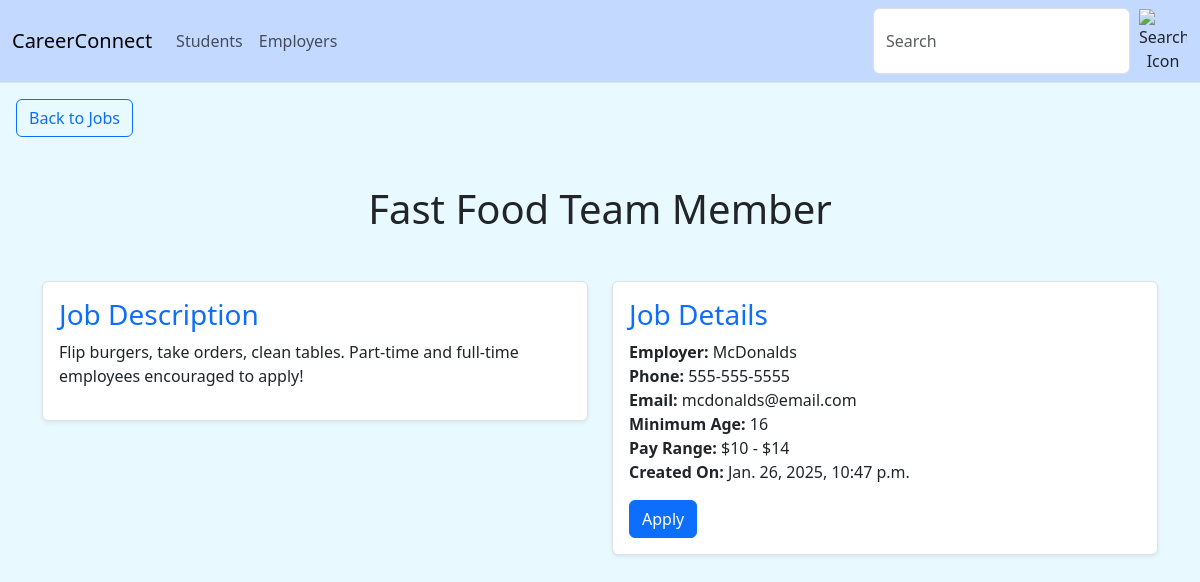
/employers/jobs/1/read-more (signed in), run on the app's committed database.
### employers/models.py (models this page shows, shortened)
class JobPosting(models.Model):
    job_name = models.CharField(max_length=200)
    job_description = models.CharField(max_length=10000)
    employer_name = models.CharField(max_length=200)
    employer_phone = models.CharField(max_length=30)
    employer_email = models.CharField(max_length=100)
    minimum_age = models.IntegerField(null=True, default=None, blank=True)
    min_pay = models.IntegerField(null=True, default=None, blank=True)
    max_pay = models.IntegerField(null=True, default=None, blank=True)
    date_created = models.DateTimeField(auto_now_add=True)
    application_url = models.URLField(max_length=200, null=True, default=None, blank=True)
    admin_approved = models.BooleanField(default=True)
    def get_apply_url(self):
        if self.application_url is not None:
            return self.application_url
        return reverse('employers:job_apply', args=[self.pk])

### employers/views.py (the view)
# urls.py: path("jobs/<int:pk>/read-more", views.job_read_more, name="job_read_more"),
@login_required
def job_read_more(request, pk):
    job = get_object_or_404(JobPosting, pk=pk)
    return render(request, 'jobs/readmore.html', {'job':job})

### employers/templates/jobs/readmore.html (shortened to what this page needs)
{%  extends "layout.html" %}
{% block content %}
    <div class="m-3">
        <a href="{% url 'students:view_jobs' %}" class="btn btn-outline-primary">Back to Jobs</a>
    </div>
    <div class="container my-5">
        <h1 class="text-center mb-5">{{ job.job_name }}</h1>
        <div class="row">
            <div class="col-md-6 mb-3">
                <div class="p-3 border rounded shadow-sm bg-white">
                    <h3 class="text-primary">Job Description</h3>
                    <p>{{ job.job_description }}</p>
                </div>
            </div>
            <div class="col-md-6 mb-3">
                <div class="p-3 border rounded shadow-sm bg-white">
                    <h3 class="text-primary">Job Details</h3>
                    <ul class="list-unstyled">
                        <li><strong>Employer:</strong> {{ job.employer_name }}</li>
                        <li><strong>Phone:</strong> {{ job.employer_phone }}</li>
                        <li><strong>Email:</strong> {{ job.employer_email }}</li>
                        {% if job.minimum_age %}
                            <li><strong>Minimum Age:</strong> {{ job.minimum_age }}</li>
                        {% endif %}
                        {% if job.min_pay and job.max_pay %}
                            <li><strong>Pay Range:</strong> ${{ job.min_pay }} - ${{ job.max_pay }}</li>
                        {% elif job.min_pay %}
                            <li><strong>Minimum Pay:</strong> ${{ job.min_pay }}</li>
                        {% elif job.max_pay %}
                            <li><strong>Maximum Pay:</strong> ${{ job.max_pay }}</li>
                        {% endif %}
                        <li><strong>Created On:</strong> {{ job.date_created }}</li>
                    </ul>
                    <div class="mt-3">
                        <a href="{{ job.get_apply_url }}" class="btn btn-primary">Apply</a>
                    </div>
                </div>
            </div>
        </div>
    </div>
{% endblock %}

### static/css/style.css (style rules this page uses)
:root { --bg-color: #E8F9FF; --second-color: #C4D9FF; }
body { background-color: var(--bg-color); font-family:'Segoe UI', Tahoma, Geneva, Verdana, sans-serif; margin: 0; padding: 0; }

### data on the page
JobPosting: job_name "Fast Food Team Member", job_description "Flip burgers, take orders, clean tables. Part-time and full-time employees encouraged to apply!", employer_name "McDonalds", employer_phone "555-555-5555", employer_email "mcdonalds@email.com", minimum_age "16", min_pay "10", max_pay "14", date_created "Jan. 26, 2025, 10:47 p.m."
